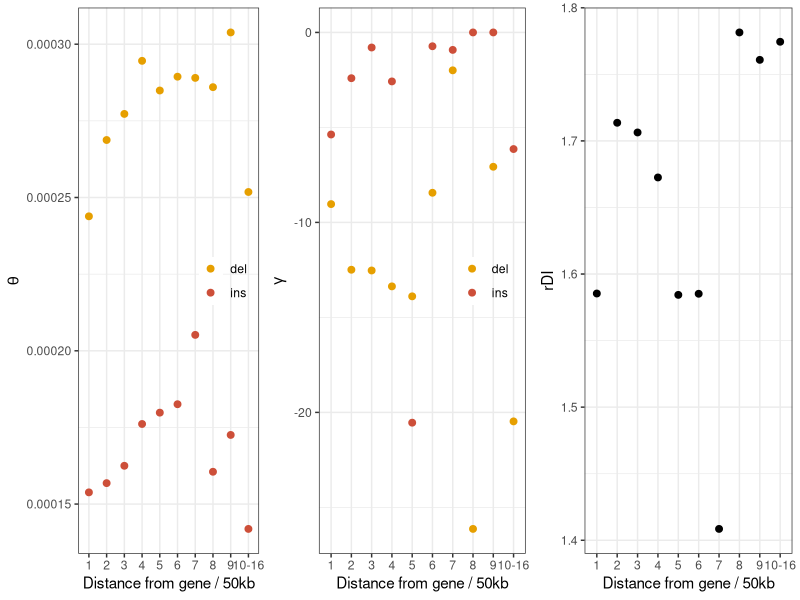

The R script that drew this image:
# Title     : TODO
# Objective : TODO
# Created by: henryjuho
# Created on: 28/11/2017

library(ggplot2)
library(gridExtra)

cbPalette <- c("#E69F00", 'tomato 3', 'steel blue', "#999999", "#56B4E9", "#009E73", "#F0E442", "#0072B2", "#D55E00", "#CC79A7")

prox_data = read.csv('gt_sel_neu_ref_genedist.results.csv')
prox_data$bin = factor(prox_data$bin, levels=c('1', '2', '3', '4', '5', '6', '7', '8', '9', '10-16'))
prox_data$mean_gamma = as.numeric(as.character(prox_data$shape)) * as.numeric(as.character(prox_data$scale)) * -1

ins_theta = subset(prox_data, sel_type == 'sel' & var_type == 'ins', select=c(bin, theta))
colnames(ins_theta) = c('bin', 'ins_theta')

del_theta = subset(prox_data, sel_type == 'sel' & var_type == 'del', select=c(bin, theta))
colnames(del_theta) = c('bin', 'del_theta')

rdi_data = as.data.frame(cbind(ins_theta, del_theta$del_theta))
rdi_data$rdi = rdi_data$del_theta / rdi_data$ins_theta

theta_plot = ggplot(subset(prox_data, sel_type=='sel'), aes(x=bin, y=theta, colour=var_type)) +
      geom_point(stat='identity', size = 2) +
      theme_bw() +
      scale_colour_manual(values=cbPalette) +
      ylab(expression(theta))  + xlab('Distance from gene / 50kb') +
      theme(legend.title = element_blank(), legend.position = c(0.8, 0.5), legend.background = element_blank())

gamma_plot = ggplot(subset(prox_data, sel_type=='sel'), aes(x=bin, y=mean_gamma, colour=var_type)) +
      geom_point(stat='identity', size = 2) +
      theme_bw() +
      scale_colour_manual(values=cbPalette) +
      ylab(expression(gamma))  + xlab('Distance from gene / 50kb') +
      theme(legend.title = element_blank(), legend.position = c(0.8, 0.5), legend.background = element_blank())

rdi_plot = ggplot(rdi_data, aes(x=bin, y=rdi)) +
      geom_point(stat='identity', size = 2) +
      theme_bw() +
      ylab('rDI')  + xlab('Distance from gene / 50kb')

png(file='distance_estimates.png', width=9, height=3, units='in', res=360)

grid.arrange(theta_plot, gamma_plot, rdi_plot, nrow=1)

dev.off()
